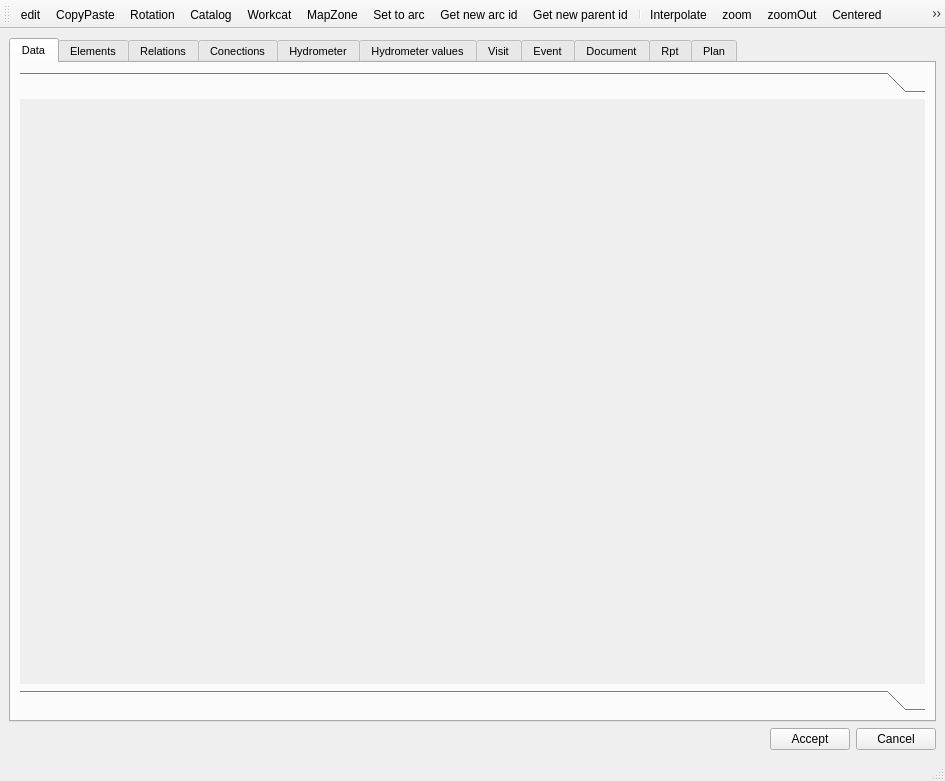
<?xml version="1.0" encoding="UTF-8"?>
<ui version="4.0">
 <class>dlg_info_feature</class>
 <widget class="QMainWindow" name="dlg_info_feature">
  <property name="geometry">
   <rect>
    <x>0</x>
    <y>0</y>
    <width>945</width>
    <height>781</height>
   </rect>
  </property>
  <property name="windowTitle">
   <string>Junction</string>
  </property>
  <widget class="QWidget" name="centralwidget">
   <layout class="QGridLayout" name="gridLayout_9">
    <item row="0" column="0">
     <layout class="QGridLayout" name="lyt_top_1"/>
    </item>
    <item row="1" column="0">
     <widget class="QTabWidget" name="tab_main">
      <property name="font">
       <font>
        <pointsize>8</pointsize>
        <weight>50</weight>
        <bold>false</bold>
       </font>
      </property>
      <property name="toolTip">
       <string/>
      </property>
      <property name="tabShape">
       <enum>QTabWidget::Rounded</enum>
      </property>
      <property name="currentIndex">
       <number>0</number>
      </property>
      <widget class="QWidget" name="tab_data">
       <attribute name="title">
        <string>Data</string>
       </attribute>
       <layout class="QVBoxLayout" name="verticalLayout_2">
        <item>
         <widget class="QToolBox" name="toolBox">
          <property name="currentIndex">
           <number>0</number>
          </property>
          <widget class="QWidget" name="page11">
           <property name="geometry">
            <rect>
             <x>0</x>
             <y>0</y>
             <width>895</width>
             <height>529</height>
            </rect>
           </property>
           <attribute name="label">
            <string/>
           </attribute>
           <layout class="QHBoxLayout" name="horizontalLayout_2">
            <item>
             <layout class="QGridLayout" name="lyt_data_1"/>
            </item>
            <item>
             <layout class="QGridLayout" name="lyt_data_2"/>
            </item>
           </layout>
          </widget>
          <widget class="QWidget" name="page12">
           <property name="geometry">
            <rect>
             <x>0</x>
             <y>0</y>
             <width>895</width>
             <height>529</height>
            </rect>
           </property>
           <attribute name="label">
            <string/>
           </attribute>
           <layout class="QHBoxLayout" name="horizontalLayout_3">
            <item>
             <layout class="QGridLayout" name="lyt_data_3"/>
            </item>
           </layout>
          </widget>
         </widget>
        </item>
       </layout>
      </widget>
      <widget class="QWidget" name="tab_elements">
       <attribute name="title">
        <string>Elements</string>
       </attribute>
       <layout class="QGridLayout" name="gridLayout_2">
        <item row="0" column="0">
         <layout class="QHBoxLayout" name="horizontalLayout_4">
          <item>
           <widget class="QLineEdit" name="element_id">
            <property name="maximumSize">
             <size>
              <width>200</width>
              <height>16777215</height>
             </size>
            </property>
           </widget>
          </item>
          <item>
           <widget class="QPushButton" name="btn_insert">
            <property name="enabled">
             <bool>true</bool>
            </property>
            <property name="sizePolicy">
             <sizepolicy hsizetype="Minimum" vsizetype="Fixed">
              <horstretch>0</horstretch>
              <verstretch>0</verstretch>
             </sizepolicy>
            </property>
            <property name="minimumSize">
             <size>
              <width>24</width>
              <height>24</height>
             </size>
            </property>
            <property name="maximumSize">
             <size>
              <width>24</width>
              <height>24</height>
             </size>
            </property>
            <property name="text">
             <string/>
            </property>
            <property name="icon">
             <iconset>
              <normaloff>../icons/111b.png</normaloff>../icons/111b.png</iconset>
            </property>
            <property name="iconSize">
             <size>
              <width>22</width>
              <height>22</height>
             </size>
            </property>
           </widget>
          </item>
          <item>
           <widget class="QPushButton" name="btn_delete">
            <property name="maximumSize">
             <size>
              <width>24</width>
              <height>24</height>
             </size>
            </property>
            <property name="text">
             <string/>
            </property>
            <property name="icon">
             <iconset>
              <normaloff>../icons/112b.png</normaloff>../icons/112b.png</iconset>
            </property>
            <property name="iconSize">
             <size>
              <width>22</width>
              <height>22</height>
             </size>
            </property>
           </widget>
          </item>
          <item>
           <widget class="QPushButton" name="btn_new_element">
            <property name="sizePolicy">
             <sizepolicy hsizetype="Minimum" vsizetype="Fixed">
              <horstretch>0</horstretch>
              <verstretch>0</verstretch>
             </sizepolicy>
            </property>
            <property name="maximumSize">
             <size>
              <width>24</width>
              <height>24</height>
             </size>
            </property>
            <property name="text">
             <string/>
            </property>
            <property name="icon">
             <iconset>
              <normaloff>../icons/131b.png</normaloff>../icons/131b.png</iconset>
            </property>
            <property name="iconSize">
             <size>
              <width>22</width>
              <height>22</height>
             </size>
            </property>
           </widget>
          </item>
          <item>
           <spacer name="horizontalSpacer_2">
            <property name="orientation">
             <enum>Qt::Horizontal</enum>
            </property>
            <property name="sizeHint" stdset="0">
             <size>
              <width>40</width>
              <height>20</height>
             </size>
            </property>
           </spacer>
          </item>
          <item>
           <widget class="QPushButton" name="btn_open_element">
            <property name="maximumSize">
             <size>
              <width>24</width>
              <height>24</height>
             </size>
            </property>
            <property name="text">
             <string/>
            </property>
            <property name="icon">
             <iconset>
              <normaloff>../icons/134b.png</normaloff>../icons/134b.png</iconset>
            </property>
            <property name="iconSize">
             <size>
              <width>22</width>
              <height>22</height>
             </size>
            </property>
           </widget>
          </item>
         </layout>
        </item>
        <item row="1" column="0">
         <widget class="QTableView" name="tbl_element">
          <property name="sortingEnabled">
           <bool>true</bool>
          </property>
         </widget>
        </item>
       </layout>
      </widget>
      <widget class="QWidget" name="tab_relations">
       <attribute name="title">
        <string>Relations</string>
       </attribute>
       <layout class="QGridLayout" name="gridLayout">
        <item row="0" column="0">
         <layout class="QHBoxLayout" name="horizontalLayout_5">
          <item>
           <widget class="QTableView" name="tbl_relations">
            <property name="sortingEnabled">
             <bool>true</bool>
            </property>
           </widget>
          </item>
         </layout>
        </item>
       </layout>
      </widget>
      <widget class="QWidget" name="tab_connections">
       <attribute name="title">
        <string>Conections</string>
       </attribute>
       <layout class="QGridLayout" name="gridLayout_3">
        <item row="0" column="0">
         <layout class="QVBoxLayout" name="verticalLayout_3">
          <item>
           <widget class="QLabel" name="label">
            <property name="text">
             <string>Upstream features:</string>
            </property>
           </widget>
          </item>
          <item>
           <widget class="QTableView" name="tbl_upstream">
            <property name="sortingEnabled">
             <bool>true</bool>
            </property>
           </widget>
          </item>
          <item>
           <widget class="QLabel" name="label_2">
            <property name="text">
             <string>Downstream features:</string>
            </property>
           </widget>
          </item>
          <item>
           <widget class="QTableView" name="tbl_downstream">
            <property name="sortingEnabled">
             <bool>true</bool>
            </property>
           </widget>
          </item>
         </layout>
        </item>
       </layout>
      </widget>
      <widget class="QWidget" name="tab_hydrometer">
       <attribute name="title">
        <string>Hydrometer</string>
       </attribute>
       <layout class="QGridLayout" name="gridLayout_10">
        <item row="1" column="0">
         <layout class="QHBoxLayout" name="horizontalLayout_9">
          <item>
           <widget class="QLineEdit" name="txt_hydrometer_id">
            <property name="maximumSize">
             <size>
              <width>250</width>
              <height>250</height>
             </size>
            </property>
           </widget>
          </item>
          <item>
           <spacer name="horizontalSpacer_6">
            <property name="orientation">
             <enum>Qt::Horizontal</enum>
            </property>
            <property name="sizeHint" stdset="0">
             <size>
              <width>40</width>
              <height>20</height>
             </size>
            </property>
           </spacer>
          </item>
          <item>
           <widget class="QPushButton" name="btn_link">
            <property name="maximumSize">
             <size>
              <width>16777215</width>
              <height>24</height>
             </size>
            </property>
            <property name="text">
             <string/>
            </property>
           </widget>
          </item>
         </layout>
        </item>
        <item row="2" column="0">
         <widget class="QTableView" name="tbl_hydrometer">
          <property name="sortingEnabled">
           <bool>true</bool>
          </property>
         </widget>
        </item>
       </layout>
      </widget>
      <widget class="QWidget" name="tab_hydrometer_val">
       <attribute name="title">
        <string>Hydrometer values</string>
       </attribute>
       <layout class="QGridLayout" name="gridLayout_6">
        <item row="1" column="0">
         <layout class="QHBoxLayout" name="horizontalLayout_7">
          <item>
           <widget class="QLabel" name="label_12">
            <property name="text">
             <string>Cat period filter :</string>
            </property>
           </widget>
          </item>
          <item>
           <widget class="QComboBox" name="cmb_cat_period_id_filter"/>
          </item>
          <item>
           <widget class="QLabel" name="lbl_cus_code">
            <property name="text">
             <string>Customer code:</string>
            </property>
           </widget>
          </item>
          <item>
           <widget class="QComboBox" name="cmb_hyd_customer_code"/>
          </item>
          <item>
           <spacer name="horizontalSpacer_4">
            <property name="orientation">
             <enum>Qt::Horizontal</enum>
            </property>
            <property name="sizeHint" stdset="0">
             <size>
              <width>40</width>
              <height>20</height>
             </size>
            </property>
           </spacer>
          </item>
         </layout>
        </item>
        <item row="2" column="0">
         <widget class="QTableView" name="tbl_hydrometer_value">
          <property name="sortingEnabled">
           <bool>true</bool>
          </property>
         </widget>
        </item>
       </layout>
      </widget>
      <widget class="QWidget" name="tab_visit">
       <attribute name="title">
        <string>Visit</string>
       </attribute>
       <layout class="QGridLayout" name="gridLayout_8">
        <item row="2" column="3">
         <widget class="QPushButton" name="btn_open_gallery_2">
          <property name="maximumSize">
           <size>
            <width>24</width>
            <height>24</height>
           </size>
          </property>
          <property name="text">
           <string/>
          </property>
          <property name="icon">
           <iconset>
            <normaloff>../icons/136.png</normaloff>../icons/136.png</iconset>
          </property>
          <property name="iconSize">
           <size>
            <width>22</width>
            <height>22</height>
           </size>
          </property>
         </widget>
        </item>
        <item row="1" column="0" colspan="4">
         <widget class="Line" name="line_3">
          <property name="orientation">
           <enum>Qt::Horizontal</enum>
          </property>
         </widget>
        </item>
        <item row="3" column="0" colspan="4">
         <widget class="QTableView" name="tbl_visit_cf"/>
        </item>
        <item row="2" column="1">
         <spacer name="horizontalSpacer_5">
          <property name="orientation">
           <enum>Qt::Horizontal</enum>
          </property>
          <property name="sizeHint" stdset="0">
           <size>
            <width>40</width>
            <height>20</height>
           </size>
          </property>
         </spacer>
        </item>
        <item row="0" column="0" colspan="4">
         <layout class="QGridLayout" name="gridLayout_16">
          <item row="1" column="1">
           <widget class="QDateEdit" name="date_visit_to">
            <property name="maximumSize">
             <size>
              <width>150</width>
              <height>16777215</height>
             </size>
            </property>
            <property name="displayFormat">
             <string>dd/MM/yyyy</string>
            </property>
            <property name="calendarPopup">
             <bool>true</bool>
            </property>
           </widget>
          </item>
          <item row="0" column="0">
           <widget class="QLabel" name="label_14">
            <property name="text">
             <string>From:</string>
            </property>
           </widget>
          </item>
          <item row="0" column="1">
           <widget class="QLabel" name="label_13">
            <property name="text">
             <string>To:</string>
            </property>
           </widget>
          </item>
          <item row="1" column="0">
           <widget class="QDateEdit" name="date_visit_from">
            <property name="maximumSize">
             <size>
              <width>150</width>
              <height>16777215</height>
             </size>
            </property>
            <property name="displayFormat">
             <string>dd/MM/yyyy</string>
            </property>
            <property name="calendarPopup">
             <bool>true</bool>
            </property>
           </widget>
          </item>
          <item row="1" column="2">
           <widget class="QComboBox" name="cmb_visit_class"/>
          </item>
          <item row="0" column="2">
           <widget class="QLabel" name="label_15">
            <property name="text">
             <string>Visit class:</string>
            </property>
           </widget>
          </item>
         </layout>
        </item>
        <item row="2" column="2">
         <widget class="QPushButton" name="btn_visit_intervals">
          <property name="maximumSize">
           <size>
            <width>24</width>
            <height>24</height>
           </size>
          </property>
          <property name="text">
           <string/>
          </property>
         </widget>
        </item>
       </layout>
      </widget>
      <widget class="QWidget" name="tab_event">
       <attribute name="title">
        <string>Event</string>
       </attribute>
       <layout class="QGridLayout" name="gridLayout_14">
        <item row="3" column="0">
         <layout class="QHBoxLayout" name="horizontalLayout_10">
          <item>
           <widget class="QPushButton" name="btn_open_visit">
            <property name="maximumSize">
             <size>
              <width>24</width>
              <height>24</height>
             </size>
            </property>
            <property name="text">
             <string/>
            </property>
            <property name="icon">
             <iconset>
              <normaloff>../icons/65b.png</normaloff>../icons/65b.png</iconset>
            </property>
            <property name="iconSize">
             <size>
              <width>22</width>
              <height>22</height>
             </size>
            </property>
           </widget>
          </item>
          <item>
           <widget class="QPushButton" name="btn_new_visit">
            <property name="maximumSize">
             <size>
              <width>24</width>
              <height>24</height>
             </size>
            </property>
            <property name="text">
             <string/>
            </property>
            <property name="iconSize">
             <size>
              <width>22</width>
              <height>22</height>
             </size>
            </property>
           </widget>
          </item>
          <item>
           <spacer name="horizontalSpacer_7">
            <property name="orientation">
             <enum>Qt::Horizontal</enum>
            </property>
            <property name="sizeHint" stdset="0">
             <size>
              <width>40</width>
              <height>20</height>
             </size>
            </property>
           </spacer>
          </item>
          <item>
           <widget class="QPushButton" name="btn_open_gallery">
            <property name="maximumSize">
             <size>
              <width>24</width>
              <height>24</height>
             </size>
            </property>
            <property name="text">
             <string/>
            </property>
            <property name="iconSize">
             <size>
              <width>22</width>
              <height>22</height>
             </size>
            </property>
           </widget>
          </item>
          <item>
           <widget class="QPushButton" name="btn_open_visit_doc">
            <property name="maximumSize">
             <size>
              <width>24</width>
              <height>24</height>
             </size>
            </property>
            <property name="text">
             <string/>
            </property>
            <property name="iconSize">
             <size>
              <width>22</width>
              <height>22</height>
             </size>
            </property>
           </widget>
          </item>
          <item>
           <widget class="QPushButton" name="btn_open_visit_event">
            <property name="maximumSize">
             <size>
              <width>24</width>
              <height>24</height>
             </size>
            </property>
            <property name="text">
             <string/>
            </property>
            <property name="iconSize">
             <size>
              <width>22</width>
              <height>22</height>
             </size>
            </property>
           </widget>
          </item>
         </layout>
        </item>
        <item row="1" column="0">
         <widget class="Line" name="line_2">
          <property name="orientation">
           <enum>Qt::Horizontal</enum>
          </property>
         </widget>
        </item>
        <item row="0" column="0">
         <layout class="QGridLayout" name="gridLayout_15">
          <item row="0" column="1">
           <widget class="QLabel" name="label_9">
            <property name="text">
             <string>To:</string>
            </property>
           </widget>
          </item>
          <item row="0" column="0">
           <widget class="QLabel" name="label_8">
            <property name="text">
             <string>From:</string>
            </property>
           </widget>
          </item>
          <item row="0" column="2">
           <widget class="QLabel" name="label_10">
            <property name="text">
             <string>Parameter type:</string>
            </property>
           </widget>
          </item>
          <item row="0" column="3">
           <widget class="QLabel" name="label_11">
            <property name="text">
             <string>Parameter:</string>
            </property>
           </widget>
          </item>
          <item row="1" column="0">
           <widget class="QDateEdit" name="date_event_from">
            <property name="maximumSize">
             <size>
              <width>150</width>
              <height>16777215</height>
             </size>
            </property>
            <property name="displayFormat">
             <string>dd/MM/yyyy</string>
            </property>
            <property name="calendarPopup">
             <bool>true</bool>
            </property>
           </widget>
          </item>
          <item row="1" column="1">
           <widget class="QDateEdit" name="date_event_to">
            <property name="maximumSize">
             <size>
              <width>150</width>
              <height>16777215</height>
             </size>
            </property>
            <property name="displayFormat">
             <string>dd/MM/yyyy</string>
            </property>
            <property name="calendarPopup">
             <bool>true</bool>
            </property>
           </widget>
          </item>
          <item row="1" column="2">
           <widget class="QComboBox" name="event_type"/>
          </item>
          <item row="1" column="3">
           <widget class="QComboBox" name="event_id"/>
          </item>
         </layout>
        </item>
        <item row="4" column="0">
         <widget class="QTableView" name="tbl_event_cf">
          <property name="sortingEnabled">
           <bool>true</bool>
          </property>
         </widget>
        </item>
       </layout>
      </widget>
      <widget class="QWidget" name="tab_documents">
       <attribute name="title">
        <string>Document</string>
       </attribute>
       <layout class="QGridLayout" name="gridLayout_5">
        <item row="2" column="0">
         <layout class="QHBoxLayout" name="horizontalLayout_6">
          <property name="topMargin">
           <number>0</number>
          </property>
          <item>
           <widget class="QLabel" name="label_7">
            <property name="text">
             <string>Doc id:</string>
            </property>
           </widget>
          </item>
          <item>
           <widget class="QLineEdit" name="doc_id">
            <property name="maximumSize">
             <size>
              <width>200</width>
              <height>16777215</height>
             </size>
            </property>
           </widget>
          </item>
          <item>
           <widget class="QPushButton" name="btn_doc_insert">
            <property name="maximumSize">
             <size>
              <width>24</width>
              <height>24</height>
             </size>
            </property>
            <property name="text">
             <string/>
            </property>
            <property name="icon">
             <iconset>
              <normaloff>../icons/111b.png</normaloff>../icons/111b.png</iconset>
            </property>
            <property name="iconSize">
             <size>
              <width>22</width>
              <height>22</height>
             </size>
            </property>
           </widget>
          </item>
          <item>
           <widget class="QPushButton" name="btn_doc_delete">
            <property name="maximumSize">
             <size>
              <width>24</width>
              <height>24</height>
             </size>
            </property>
            <property name="text">
             <string/>
            </property>
            <property name="icon">
             <iconset>
              <normaloff>../icons/112b.png</normaloff>../icons/112b.png</iconset>
            </property>
            <property name="iconSize">
             <size>
              <width>22</width>
              <height>22</height>
             </size>
            </property>
           </widget>
          </item>
          <item>
           <widget class="QPushButton" name="btn_doc_new">
            <property name="maximumSize">
             <size>
              <width>24</width>
              <height>24</height>
             </size>
            </property>
            <property name="text">
             <string/>
            </property>
            <property name="icon">
             <iconset>
              <normaloff>../icons/131b.png</normaloff>../icons/131b.png</iconset>
            </property>
            <property name="iconSize">
             <size>
              <width>22</width>
              <height>22</height>
             </size>
            </property>
           </widget>
          </item>
          <item>
           <spacer name="horizontalSpacer_3">
            <property name="orientation">
             <enum>Qt::Horizontal</enum>
            </property>
            <property name="sizeHint" stdset="0">
             <size>
              <width>40</width>
              <height>20</height>
             </size>
            </property>
           </spacer>
          </item>
          <item>
           <widget class="QPushButton" name="btn_open_doc">
            <property name="maximumSize">
             <size>
              <width>24</width>
              <height>24</height>
             </size>
            </property>
            <property name="text">
             <string/>
            </property>
            <property name="icon">
             <iconset>
              <normaloff>../icons/170b.png</normaloff>../icons/170b.png</iconset>
            </property>
            <property name="iconSize">
             <size>
              <width>22</width>
              <height>22</height>
             </size>
            </property>
           </widget>
          </item>
         </layout>
        </item>
        <item row="0" column="0">
         <layout class="QGridLayout" name="gridLayout_4" rowstretch="0,0" columnstretch="0,0,0" rowminimumheight="0,0" columnminimumwidth="0,0,0">
          <property name="sizeConstraint">
           <enum>QLayout::SetDefaultConstraint</enum>
          </property>
          <property name="verticalSpacing">
           <number>6</number>
          </property>
          <item row="1" column="1">
           <widget class="QDateEdit" name="date_document_to">
            <property name="displayFormat">
             <string>dd/MM/yyyy</string>
            </property>
            <property name="calendarPopup">
             <bool>true</bool>
            </property>
           </widget>
          </item>
          <item row="1" column="2">
           <widget class="QComboBox" name="doc_type"/>
          </item>
          <item row="0" column="2">
           <widget class="QLabel" name="label_3">
            <property name="text">
             <string>Type:</string>
            </property>
           </widget>
          </item>
          <item row="0" column="0">
           <widget class="QLabel" name="label_4">
            <property name="text">
             <string>From:</string>
            </property>
           </widget>
          </item>
          <item row="1" column="0">
           <widget class="QDateEdit" name="date_document_from">
            <property name="displayFormat">
             <string>dd/MM/yyyy</string>
            </property>
            <property name="calendarPopup">
             <bool>true</bool>
            </property>
           </widget>
          </item>
          <item row="0" column="1">
           <widget class="QLabel" name="label_5">
            <property name="text">
             <string>To:</string>
            </property>
           </widget>
          </item>
         </layout>
        </item>
        <item row="3" column="0">
         <widget class="QTableView" name="tbl_document">
          <property name="sizePolicy">
           <sizepolicy hsizetype="Expanding" vsizetype="Expanding">
            <horstretch>0</horstretch>
            <verstretch>0</verstretch>
           </sizepolicy>
          </property>
          <property name="sortingEnabled">
           <bool>true</bool>
          </property>
         </widget>
        </item>
        <item row="1" column="0">
         <widget class="Line" name="line">
          <property name="orientation">
           <enum>Qt::Horizontal</enum>
          </property>
         </widget>
        </item>
        <item row="3" column="1">
         <widget class="QLabel" name="label_image">
          <property name="sizePolicy">
           <sizepolicy hsizetype="Minimum" vsizetype="Expanding">
            <horstretch>0</horstretch>
            <verstretch>0</verstretch>
           </sizepolicy>
          </property>
          <property name="text">
           <string/>
          </property>
          <property name="alignment">
           <set>Qt::AlignCenter</set>
          </property>
         </widget>
        </item>
       </layout>
      </widget>
      <widget class="QWidget" name="tab_rpt">
       <attribute name="title">
        <string>Rpt</string>
       </attribute>
       <layout class="QGridLayout" name="gridLayout_17">
        <item row="0" column="0">
         <layout class="QGridLayout" name="rpt_layout1"/>
        </item>
        <item row="1" column="0">
         <layout class="QGridLayout" name="gridLayout_7"/>
        </item>
       </layout>
      </widget>
      <widget class="QWidget" name="tab_plan">
       <attribute name="title">
        <string>Plan</string>
       </attribute>
       <layout class="QGridLayout" name="gridLayout_20">
        <item row="0" column="0">
         <layout class="QGridLayout" name="plan_layout"/>
        </item>
       </layout>
      </widget>
     </widget>
    </item>
    <item row="2" column="0">
     <layout class="QGridLayout" name="lyt_bot_1"/>
    </item>
    <item row="3" column="0">
     <layout class="QGridLayout" name="lyt_bot_2"/>
    </item>
    <item row="4" column="0">
     <layout class="QHBoxLayout" name="horizontalLayout">
      <item>
       <spacer name="horizontalSpacer">
        <property name="orientation">
         <enum>Qt::Horizontal</enum>
        </property>
        <property name="sizeHint" stdset="0">
         <size>
          <width>40</width>
          <height>20</height>
         </size>
        </property>
       </spacer>
      </item>
      <item>
       <widget class="QPushButton" name="btn_accept">
        <property name="text">
         <string>Accept</string>
        </property>
       </widget>
      </item>
      <item>
       <widget class="QPushButton" name="btn_cancel">
        <property name="text">
         <string>Cancel</string>
        </property>
       </widget>
      </item>
     </layout>
    </item>
   </layout>
  </widget>
  <widget class="QStatusBar" name="statusbar"/>
  <widget class="QToolBar" name="toolBar">
   <property name="windowTitle">
    <string>toolBar</string>
   </property>
   <property name="iconSize">
    <size>
     <width>20</width>
     <height>18</height>
    </size>
   </property>
   <attribute name="toolBarArea">
    <enum>TopToolBarArea</enum>
   </attribute>
   <attribute name="toolBarBreak">
    <bool>false</bool>
   </attribute>
   <addaction name="actionEdit"/>
   <addaction name="actionCopyPaste"/>
   <addaction name="actionRotation"/>
   <addaction name="actionCatalog"/>
   <addaction name="actionWorkcat"/>
   <addaction name="actionMapZone"/>
   <addaction name="actionSetToArc"/>
   <addaction name="actionGetArcId"/>
   <addaction name="actionGetParentId"/>
   <addaction name="separator"/>
   <addaction name="actionInterpolate"/>
   <addaction name="actionZoom"/>
   <addaction name="actionZoomOut"/>
   <addaction name="actionCentered"/>
   <addaction name="actionLink"/>
   <addaction name="actionSection"/>
   <addaction name="separator"/>
   <addaction name="actionHelp"/>
  </widget>
  <action name="actionZoom">
   <property name="icon">
    <iconset>
     <normaloff>../icons/103.png</normaloff>../icons/103.png</iconset>
   </property>
   <property name="text">
    <string>zoom</string>
   </property>
   <property name="toolTip">
    <string>Zoom</string>
   </property>
   <property name="visible">
    <bool>true</bool>
   </property>
  </action>
  <action name="actionCentered">
   <property name="icon">
    <iconset>
     <normaloff>../icons/104.png</normaloff>../icons/104.png</iconset>
   </property>
   <property name="text">
    <string>Centered</string>
   </property>
   <property name="visible">
    <bool>true</bool>
   </property>
  </action>
  <action name="actionZoomOut">
   <property name="icon">
    <iconset>
     <normaloff>../icons/107.png</normaloff>../icons/107.png</iconset>
   </property>
   <property name="text">
    <string>zoomOut</string>
   </property>
   <property name="toolTip">
    <string>Zoom Out</string>
   </property>
   <property name="visible">
    <bool>true</bool>
   </property>
  </action>
  <action name="actionCopyPaste">
   <property name="checkable">
    <bool>true</bool>
   </property>
   <property name="icon">
    <iconset>
     <normaloff>../icons/107b.png</normaloff>../icons/107b.png</iconset>
   </property>
   <property name="text">
    <string>CopyPaste</string>
   </property>
   <property name="toolTip">
    <string>Copy&amp;Paste</string>
   </property>
   <property name="visible">
    <bool>true</bool>
   </property>
  </action>
  <action name="actionRotation">
   <property name="icon">
    <iconset>
     <normaloff>../icons/107c.png</normaloff>../icons/107c.png</iconset>
   </property>
   <property name="text">
    <string>Rotation</string>
   </property>
   <property name="visible">
    <bool>true</bool>
   </property>
  </action>
  <action name="actionLink">
   <property name="icon">
    <iconset>
     <normaloff>../icons/173.png</normaloff>../icons/173.png</iconset>
   </property>
   <property name="text">
    <string>actionLink</string>
   </property>
   <property name="toolTip">
    <string>Link</string>
   </property>
   <property name="visible">
    <bool>true</bool>
   </property>
  </action>
  <action name="actionEdit">
   <property name="checkable">
    <bool>true</bool>
   </property>
   <property name="icon">
    <iconset>
     <normaloff>../icons/101.png</normaloff>../icons/101.png</iconset>
   </property>
   <property name="text">
    <string>edit</string>
   </property>
   <property name="toolTip">
    <string>Edit</string>
   </property>
   <property name="visible">
    <bool>true</bool>
   </property>
  </action>
  <action name="actionWorkcat">
   <property name="icon">
    <iconset>
     <normaloff>../icons/193.png</normaloff>../icons/193.png</iconset>
   </property>
   <property name="text">
    <string>Workcat</string>
   </property>
   <property name="visible">
    <bool>true</bool>
   </property>
  </action>
  <action name="actionCatalog">
   <property name="text">
    <string>Catalog</string>
   </property>
   <property name="visible">
    <bool>true</bool>
   </property>
  </action>
  <action name="actionHelp">
   <property name="icon">
    <iconset>
     <normaloff>../icons/73.png</normaloff>../icons/73.png</iconset>
   </property>
   <property name="text">
    <string>Help</string>
   </property>
   <property name="toolTip">
    <string>Help</string>
   </property>
   <property name="visible">
    <bool>true</bool>
   </property>
  </action>
  <action name="actionInterpolate">
   <property name="icon">
    <iconset>
     <normaloff>../icons/194.png</normaloff>../icons/194.png</iconset>
   </property>
   <property name="text">
    <string>Interpolate</string>
   </property>
   <property name="toolTip">
    <string>Interpolate</string>
   </property>
   <property name="visible">
    <bool>true</bool>
   </property>
  </action>
  <action name="actionSection">
   <property name="text">
    <string>Section</string>
   </property>
   <property name="toolTip">
    <string>Show section</string>
   </property>
   <property name="visible">
    <bool>true</bool>
   </property>
  </action>
  <action name="actionGetArcId">
   <property name="checkable">
    <bool>true</bool>
   </property>
   <property name="text">
    <string>Get new arc id</string>
   </property>
   <property name="toolTip">
    <string>Get new arc id</string>
   </property>
  </action>
  <action name="actionGetParentId">
   <property name="checkable">
    <bool>true</bool>
   </property>
   <property name="text">
    <string>Get new parent id</string>
   </property>
  </action>
  <action name="actionSetToArc">
   <property name="text">
    <string>Set to arc</string>
   </property>
  </action>
  <action name="actionMapZone">
   <property name="text">
    <string>MapZone</string>
   </property>
  </action>
 </widget>
 <tabstops>
  <tabstop>tab_main</tabstop>
 </tabstops>
 <resources/>
 <connections/>
</ui>
